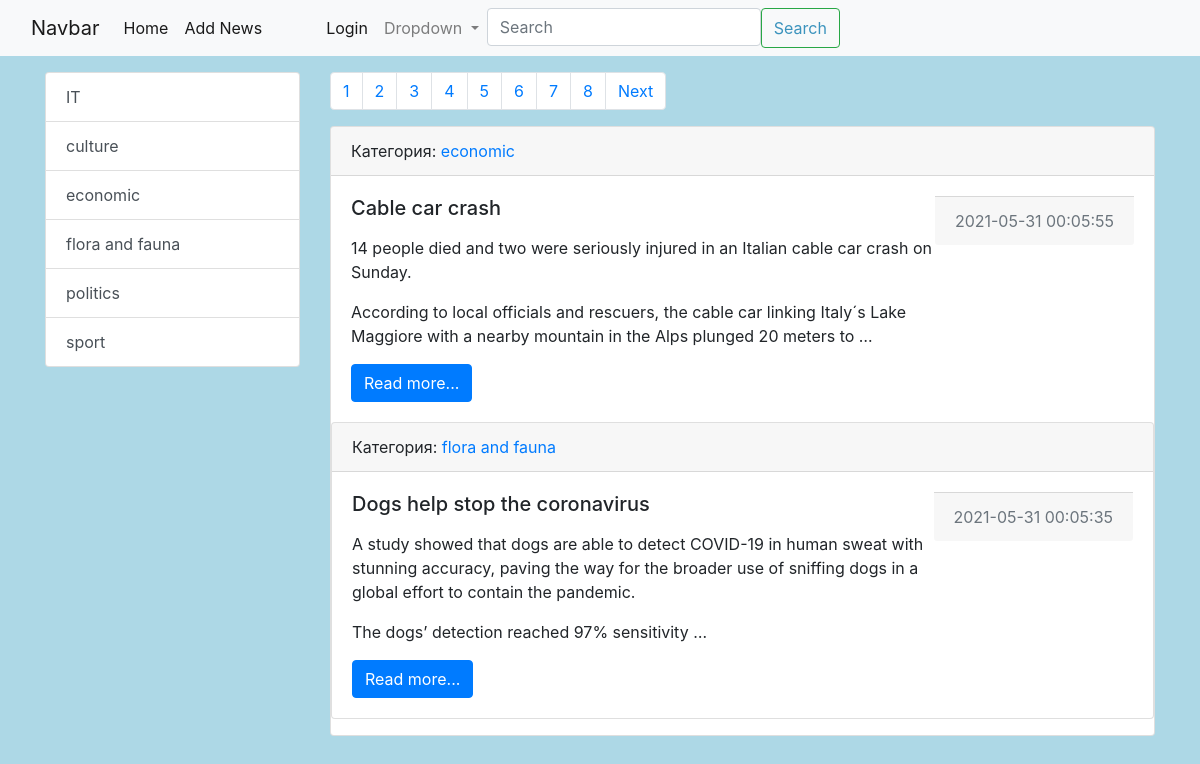
The page / on the database its author committed.
### news/models.py (models this page shows, shortened)
class Category(models.Model):
    title = models.CharField(max_length=150, db_index=True, verbose_name='Категория')
    def get_absolute_url(self):
        return reverse('view_by_category', kwargs={"category_id": self.pk})
    def __str__(self):
        return f'{self.title}'
    class Meta:
        verbose_name = 'Категория'
        verbose_name_plural = 'Категории'
        ordering = ['title']

class News(models.Model):
    title = models.CharField(max_length=200)
    owner = models.ForeignKey(User, on_delete=models.CASCADE)
    content = models.TextField()
    pub_date = models.DateTimeField(auto_now_add=True)
    category = models.ForeignKey(Category, on_delete=models.PROTECT, null=True)
    views_quantity = models.IntegerField(default=0)
    rating_sum = models.IntegerField(default=0)
    def get_absolute_url(self):
        return reverse('view_news', kwargs={'news_id': self.pk})
    class Meta:
        verbose_name = 'Новость'
        verbose_name_plural = 'Новости'

### news/views.py (the view)
# urls.py: path('', views.index, name='index'),
def index(request):
    news = News.objects.all()
    paginator = Paginator(news, 2)
    page_number = request.GET.get('page')
    page_obj = paginator.get_page(page_number)
    context = {
        'page_obj': page_obj,
    }
    return render(request, 'news/index.html', context)

### news/templatetags/news_tags.py (called while the page is built)
@register.simple_tag(name='get_category_list')
def get_categories():
    return Category.objects.all()

### news/templates/news/index.html (shortened to what this page needs)
{%  extends "news/base.html" %}
{% block sidebar %}
      {% include 'news/inc/_sidebar.html' %}
{% endblock %}
{% block content %}
<div>
<nav aria-label="Page navigation example">
  <ul class="pagination">
    {% for i in page_obj.paginator.page_range %}
        <li class="page-item">
          <a class="page-link" href="?page={{ i }}">{{ i }}</a></li>
    {% endfor %}
    {% if page_obj.has_next %}
        <li class="page-item">
          <a class="page-link" href="?page={{page_obj.next_page_number}}">Next</a></li>
    {% endif %}
  </ul>
</nav>
</div>
      {% for item in page_obj %}
          <div class="card mb-3">
            <div class="card-header">
              Категория: <a href="{{ item.category.get_absolute_url }}"> {{ item.category }}</a>
            </div>
            <div class="card-body">
                <div class="media">
                    <div class="media-body">
                        <h5 class="card-title" >{{item.title}}</h5>
                        <p class="card-text" >{{item.content| linebreaks|truncatewords:40}} </p>
                          <a href="{{item.get_absolute_url}}" class="btn btn-primary" >Read more...</a>
                    </div>
                    <div class="card-footer text-muted">
                      {{ item.pub_date|date:"Y-m-d H:m:s" }}
                    </div>
                </div>
          </div>
      {% endfor %}
{% endblock %}

### news/templates/news/base.html (shortened to what this page needs)
<!doctype html>
{% load static %}
<html lang="en">
<head>
    <link rel="stylesheet" href="{% static 'bootstrap/css/styles.css' %}">
    <link rel="stylesheet" href="{% static 'css/style.css' %}">
</head>
<body>
{% include 'news/inc/_nav.html' %}
<div class="container mt-3">
    <div class="row">
       <div class="col-md-3">
            {% block sidebar %}sidebar{% endblock %}
       </div>
        <div class="col-md-9">
            {% block content %}content{% endblock %}
        </div>
    </div>
</div>
</body>
</html>

### news/templates/news/inc/_nav.html (shortened to what this page needs)
<nav class="navbar navbar-expand-lg navbar-light bg-light">
  <div class="container-fluid">
    <a class="navbar-brand" href="{% url 'index' %}">Navbar</a>
    <div class="collapse navbar-collapse" id="navbarSupportedContent">
      <ul class="navbar-nav me-auto mb-2 mb-lg-0">
        <li class="nav-item">
          <a class="nav-link active" aria-current="page" href="{% url 'index' %}">Home</a>
        </li>
        <li class="nav-item">
          <a class="nav-link active" class="nav-link" href="{% url 'add_news' %}">Add News</a>
        </li>
        {% if not user.is_authenticated %}
          <li class="nav-item ml-5">
            <a class="nav-link active" class="nav-link" href="{% url 'login' %}"> Login </a>
          </li>
        {% endif %}
        <li class="nav-item dropdown">
          <a class="nav-link dropdown-toggle" href="#" id="navbarDropdown" role="button" data-bs-toggle="dropdown" aria-expanded="false">
            Dropdown
          </a>
        </li>
      <form method = "get" class="d-flex" style="color:#3b93bd" action="{% url 'search' %}">
        <input class="form-control me-2" name="query"   type="search" placeholder="Search" aria-label="Search" >
        <button class="btn btn-outline-success" style="color:#3b93bd" type="submit" >Search</button>
      </form>
    </div>
  </div>
</nav>

### news/templates/news/inc/_sidebar.html
{% load news_tags %}
<div class="list-group">
  {%  get_category_list as categories %}
  {% for item in categories %}
  <a href="{% url 'view_by_category' item.pk %}" class="list-group-item list-group-item-action">{{item.title}}</a>
  {% endfor %}
</div>

### news/static/css/style.css (style rules this page uses)
body { background-color: #ADD8E6; }

### rows shown on the page
Category: title "IT"
Category: title "culture"
Category: title "economic"
Category: title "flora and fauna"
Category: title "politics"
Category: title "sport"
News: category "economic", title "Cable car crash", content "14 people died and two were seriously injured in an Italian cable car crash on Sunday. According to local officials and rescuers, the cable car linking Italy´s Lake Maggiore with a nearby mountain in the Alps plunged 20 meters to …", pub_date "2021-05-31 00:05:55"
News: category "flora and fauna", title "Dogs help stop the coronavirus", content "A study showed that dogs are able to detect COVID-19 in human sweat with stunning accuracy, paving the way for the broader use of sniffing dogs in a global effort to contain the pandemic. The dogs’ detection reached 97% sensitivity …", pub_date "2021-05-31 00:05:35"

### other values the page prints
{{ i }} "1" "2" "3" "4" "5" "6" "7" "8"
